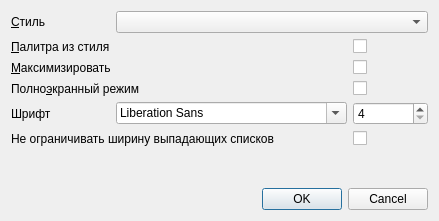
<?xml version="1.0" encoding="UTF-8"?>
<ui version="4.0">
 <class>decorDialog</class>
 <widget class="QDialog" name="decorDialog">
  <property name="geometry">
   <rect>
    <x>0</x>
    <y>0</y>
    <width>439</width>
    <height>221</height>
   </rect>
  </property>
  <property name="windowTitle">
   <string>Внешний вид</string>
  </property>
  <property name="sizeGripEnabled">
   <bool>false</bool>
  </property>
  <layout class="QGridLayout" name="gridLayout">
   <item row="3" column="2">
    <widget class="QCheckBox" name="chkFullScreenMainWindow">
     <property name="text">
      <string/>
     </property>
    </widget>
   </item>
   <item row="2" column="2">
    <widget class="QCheckBox" name="chkMaximizeMainWindow">
     <property name="text">
      <string/>
     </property>
    </widget>
   </item>
   <item row="7" column="0" colspan="3">
    <widget class="QDialogButtonBox" name="buttonBox">
     <property name="orientation">
      <enum>Qt::Horizontal</enum>
     </property>
     <property name="standardButtons">
      <set>QDialogButtonBox::Cancel|QDialogButtonBox::Ok</set>
     </property>
    </widget>
   </item>
   <item row="4" column="2">
    <widget class="QSpinBox" name="sbFontSize">
     <property name="minimum">
      <number>4</number>
     </property>
     <property name="maximum">
      <number>32</number>
     </property>
    </widget>
   </item>
   <item row="4" column="0">
    <widget class="QLabel" name="lblFontSize">
     <property name="text">
      <string>Шрифт</string>
     </property>
    </widget>
   </item>
   <item row="0" column="0">
    <widget class="QLabel" name="lblStyle">
     <property name="sizePolicy">
      <sizepolicy hsizetype="Maximum" vsizetype="Preferred">
       <horstretch>0</horstretch>
       <verstretch>0</verstretch>
      </sizepolicy>
     </property>
     <property name="text">
      <string>&amp;Стиль</string>
     </property>
     <property name="buddy">
      <cstring>cmbStyle</cstring>
     </property>
    </widget>
   </item>
   <item row="1" column="0">
    <widget class="QLabel" name="lblStandartPalette">
     <property name="sizePolicy">
      <sizepolicy hsizetype="Maximum" vsizetype="Preferred">
       <horstretch>0</horstretch>
       <verstretch>0</verstretch>
      </sizepolicy>
     </property>
     <property name="text">
      <string>&amp;Палитра из стиля</string>
     </property>
     <property name="buddy">
      <cstring>chkStandartPalette</cstring>
     </property>
    </widget>
   </item>
   <item row="4" column="1">
    <widget class="QFontComboBox" name="cmbFontName"/>
   </item>
   <item row="3" column="0" colspan="2">
    <widget class="QLabel" name="lblFullScreenMainWindow">
     <property name="sizePolicy">
      <sizepolicy hsizetype="Maximum" vsizetype="Preferred">
       <horstretch>0</horstretch>
       <verstretch>0</verstretch>
      </sizepolicy>
     </property>
     <property name="text">
      <string>Полно&amp;экранный режим</string>
     </property>
     <property name="buddy">
      <cstring>chkFullScreenMainWindow</cstring>
     </property>
    </widget>
   </item>
   <item row="2" column="0" colspan="2">
    <widget class="QLabel" name="lblMaximizeMainWindow">
     <property name="sizePolicy">
      <sizepolicy hsizetype="Maximum" vsizetype="Preferred">
       <horstretch>0</horstretch>
       <verstretch>0</verstretch>
      </sizepolicy>
     </property>
     <property name="text">
      <string>&amp;Максимизировать</string>
     </property>
     <property name="buddy">
      <cstring>chkMaximizeMainWindow</cstring>
     </property>
    </widget>
   </item>
   <item row="0" column="1" colspan="2">
    <widget class="QComboBox" name="cmbStyle"/>
   </item>
   <item row="1" column="2">
    <widget class="QCheckBox" name="chkStandartPalette">
     <property name="text">
      <string/>
     </property>
    </widget>
   </item>
   <item row="6" column="0">
    <spacer>
     <property name="orientation">
      <enum>Qt::Vertical</enum>
     </property>
     <property name="sizeHint" stdset="0">
      <size>
       <width>20</width>
       <height>40</height>
      </size>
     </property>
    </spacer>
   </item>
   <item row="5" column="2">
    <widget class="QCheckBox" name="chkCRBWidthUnlimited">
     <property name="text">
      <string/>
     </property>
    </widget>
   </item>
   <item row="5" column="0" colspan="2">
    <widget class="QLabel" name="lblCRBWidthUnlimited">
     <property name="text">
      <string>Не ограничивать ширину выпадающих списков</string>
     </property>
    </widget>
   </item>
  </layout>
 </widget>
 <tabstops>
  <tabstop>cmbStyle</tabstop>
  <tabstop>chkStandartPalette</tabstop>
  <tabstop>chkMaximizeMainWindow</tabstop>
  <tabstop>chkFullScreenMainWindow</tabstop>
  <tabstop>buttonBox</tabstop>
 </tabstops>
 <resources/>
 <connections>
  <connection>
   <sender>buttonBox</sender>
   <signal>accepted()</signal>
   <receiver>decorDialog</receiver>
   <slot>accept()</slot>
   <hints>
    <hint type="sourcelabel">
     <x>151</x>
     <y>101</y>
    </hint>
    <hint type="destinationlabel">
     <x>97</x>
     <y>62</y>
    </hint>
   </hints>
  </connection>
  <connection>
   <sender>buttonBox</sender>
   <signal>rejected()</signal>
   <receiver>decorDialog</receiver>
   <slot>reject()</slot>
   <hints>
    <hint type="sourcelabel">
     <x>230</x>
     <y>106</y>
    </hint>
    <hint type="destinationlabel">
     <x>285</x>
     <y>62</y>
    </hint>
   </hints>
  </connection>
 </connections>
</ui>
